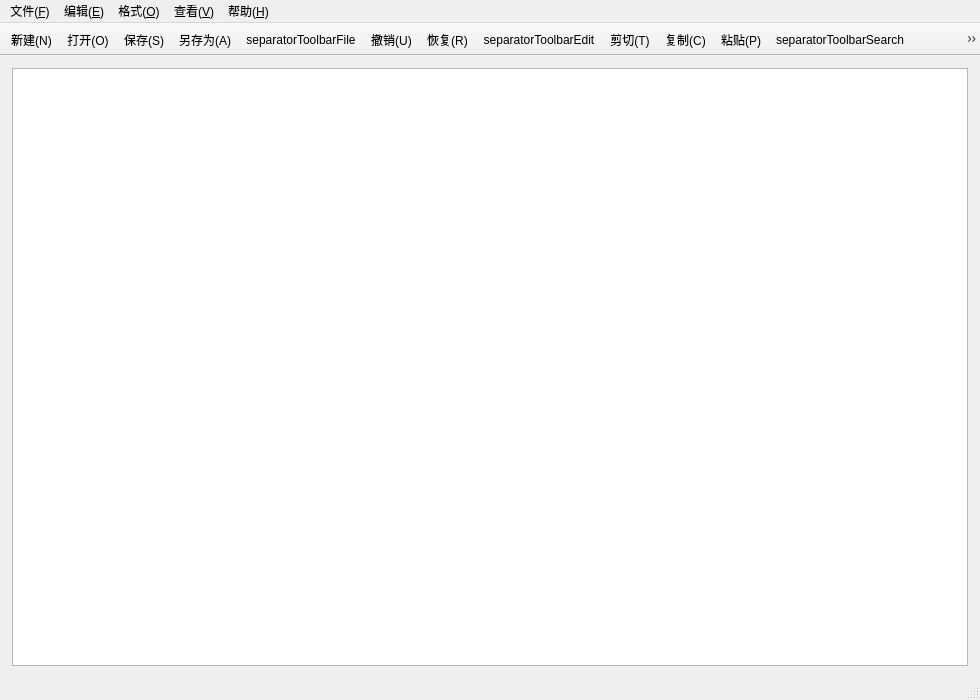
<?xml version="1.0" encoding="UTF-8"?>
<ui version="4.0">
 <class>MainWindow</class>
 <widget class="QMainWindow" name="MainWindow">
  <property name="geometry">
   <rect>
    <x>0</x>
    <y>0</y>
    <width>980</width>
    <height>700</height>
   </rect>
  </property>
  <property name="minimumSize">
   <size>
    <width>640</width>
    <height>480</height>
   </size>
  </property>
  <property name="windowTitle">
   <string>新建文本文件 - 简单文本编辑器</string>
  </property>
  <widget class="QWidget" name="centralwidget">
   <layout class="QVBoxLayout" name="centralLayout">
    <property name="spacing">
     <number>0</number>
    </property>
    <property name="leftMargin">
     <number>12</number>
    </property>
    <property name="topMargin">
     <number>12</number>
    </property>
    <property name="rightMargin">
     <number>12</number>
    </property>
    <property name="bottomMargin">
     <number>12</number>
    </property>
    <item>
     <widget class="CodeEditor" name="editor"/>
    </item>
   </layout>
  </widget>
  <widget class="QMenuBar" name="menubar">
   <property name="geometry">
    <rect>
     <x>0</x>
     <y>0</y>
     <width>980</width>
     <height>24</height>
    </rect>
   </property>
   <widget class="QMenu" name="menuFile">
    <property name="title">
     <string>文件(&amp;F)</string>
    </property>
    <addaction name="actionNew"/>
    <addaction name="actionOpen"/>
    <addaction name="actionSave"/>
    <addaction name="actionSaveAs"/>
    <addaction name="separatorFile"/>
    <addaction name="actionExit"/>
   </widget>
   <widget class="QMenu" name="menuEdit">
    <property name="title">
     <string>编辑(&amp;E)</string>
    </property>
    <addaction name="actionUndo"/>
    <addaction name="actionRedo"/>
    <addaction name="separatorEdit"/>
    <addaction name="actionCut"/>
    <addaction name="actionCopy"/>
    <addaction name="actionPaste"/>
    <addaction name="separatorSearch"/>
    <addaction name="actionFind"/>
    <addaction name="actionReplace"/>
    <addaction name="separatorSelect"/>
    <addaction name="actionSelectAll"/>
   </widget>
   <widget class="QMenu" name="menuFormat">
    <property name="title">
     <string>格式(&amp;O)</string>
    </property>
    <addaction name="actionWordWrap"/>
    <addaction name="actionShowLineNumbers"/>
    <addaction name="separatorFormat"/>
    <addaction name="actionFont"/>
    <addaction name="actionFontColor"/>
    <addaction name="actionTextBackground"/>
    <addaction name="separatorColors"/>
    <addaction name="actionEditorBackground"/>
    <addaction name="separatorAutoSave"/>
    <addaction name="actionAutoSave"/>
   </widget>
   <widget class="QMenu" name="menuView">
    <property name="title">
     <string>查看(&amp;V)</string>
    </property>
    <addaction name="actionToolBar"/>
    <addaction name="actionStatusBar"/>
   </widget>
   <widget class="QMenu" name="menuHelp">
    <property name="title">
     <string>帮助(&amp;H)</string>
    </property>
    <addaction name="actionAbout"/>
   </widget>
   <addaction name="menuFile"/>
   <addaction name="menuEdit"/>
   <addaction name="menuFormat"/>
   <addaction name="menuView"/>
   <addaction name="menuHelp"/>
  </widget>
  <widget class="QToolBar" name="toolBar">
   <property name="windowTitle">
    <string>常用工具</string>
   </property>
   <property name="movable">
    <bool>false</bool>
   </property>
   <property name="toolButtonStyle">
    <enum>Qt::ToolButtonIconOnly</enum>
   </property>
   <attribute name="toolBarArea">
    <enum>TopToolBarArea</enum>
   </attribute>
   <attribute name="toolBarBreak">
    <bool>false</bool>
   </attribute>
   <addaction name="actionNew"/>
   <addaction name="actionOpen"/>
   <addaction name="actionSave"/>
   <addaction name="actionSaveAs"/>
   <addaction name="separatorToolbarFile"/>
   <addaction name="actionUndo"/>
   <addaction name="actionRedo"/>
   <addaction name="separatorToolbarEdit"/>
   <addaction name="actionCut"/>
   <addaction name="actionCopy"/>
   <addaction name="actionPaste"/>
   <addaction name="separatorToolbarSearch"/>
   <addaction name="actionFind"/>
   <addaction name="actionReplace"/>
   <addaction name="separatorToolbarFormat"/>
   <addaction name="actionWordWrap"/>
   <addaction name="actionShowLineNumbers"/>
   <addaction name="actionFontColor"/>
   <addaction name="actionEditorBackground"/>
   <addaction name="separatorToolbarAbout"/>
   <addaction name="actionAbout"/>
  </widget>
  <widget class="QStatusBar" name="statusbar"/>
  <action name="actionNew">
   <property name="text">
    <string>新建(&amp;N)</string>
   </property>
   <property name="shortcut">
    <string>Ctrl+N</string>
   </property>
   <property name="toolTip">
    <string>新建文件 (Ctrl+N)</string>
   </property>
  </action>
  <action name="actionOpen">
   <property name="text">
    <string>打开(&amp;O)</string>
   </property>
   <property name="shortcut">
    <string>Ctrl+O</string>
   </property>
   <property name="toolTip">
    <string>打开文件 (Ctrl+O)</string>
   </property>
  </action>
  <action name="actionSave">
   <property name="text">
    <string>保存(&amp;S)</string>
   </property>
   <property name="shortcut">
    <string>Ctrl+S</string>
   </property>
   <property name="toolTip">
    <string>保存文件 (Ctrl+S)</string>
   </property>
  </action>
  <action name="actionSaveAs">
   <property name="text">
    <string>另存为(&amp;A)</string>
   </property>
   <property name="shortcut">
    <string>Ctrl+Shift+S</string>
   </property>
   <property name="toolTip">
    <string>另存为</string>
   </property>
  </action>
  <action name="actionExit">
   <property name="text">
    <string>退出(&amp;X)</string>
   </property>
   <property name="shortcut">
    <string>Ctrl+Q</string>
   </property>
  </action>
  <action name="actionUndo">
   <property name="text">
    <string>撤销(&amp;U)</string>
   </property>
   <property name="shortcut">
    <string>Ctrl+Z</string>
   </property>
  </action>
  <action name="actionRedo">
   <property name="text">
    <string>恢复(&amp;R)</string>
   </property>
   <property name="shortcut">
    <string>Ctrl+Shift+Z</string>
   </property>
  </action>
  <action name="actionCut">
   <property name="text">
    <string>剪切(&amp;T)</string>
   </property>
   <property name="shortcut">
    <string>Ctrl+X</string>
   </property>
  </action>
  <action name="actionCopy">
   <property name="text">
    <string>复制(&amp;C)</string>
   </property>
   <property name="shortcut">
    <string>Ctrl+C</string>
   </property>
  </action>
  <action name="actionPaste">
   <property name="text">
    <string>粘贴(&amp;P)</string>
   </property>
   <property name="shortcut">
    <string>Ctrl+V</string>
   </property>
  </action>
  <action name="actionFind">
   <property name="text">
    <string>查找(&amp;F)</string>
   </property>
   <property name="shortcut">
    <string>Ctrl+F</string>
   </property>
  </action>
  <action name="actionReplace">
   <property name="text">
    <string>替换(&amp;R)</string>
   </property>
   <property name="shortcut">
    <string>Ctrl+H</string>
   </property>
  </action>
  <action name="actionSelectAll">
   <property name="text">
    <string>全选(&amp;A)</string>
   </property>
   <property name="shortcut">
    <string>Ctrl+A</string>
   </property>
  </action>
  <action name="actionWordWrap">
   <property name="text">
    <string>自动换行(&amp;W)</string>
   </property>
   <property name="checkable">
    <bool>true</bool>
   </property>
   <property name="checked">
    <bool>true</bool>
   </property>
  </action>
  <action name="actionShowLineNumbers">
   <property name="text">
    <string>显示行号(&amp;L)</string>
   </property>
   <property name="shortcut">
    <string>Ctrl+L</string>
   </property>
   <property name="checkable">
    <bool>true</bool>
   </property>
   <property name="checked">
    <bool>true</bool>
   </property>
  </action>
  <action name="actionFont">
   <property name="text">
    <string>字体(&amp;F)...</string>
   </property>
  </action>
  <action name="actionFontColor">
   <property name="text">
    <string>字体颜色(&amp;C)...</string>
   </property>
  </action>
  <action name="actionTextBackground">
   <property name="text">
    <string>字体背景色(&amp;B)...</string>
   </property>
  </action>
  <action name="actionEditorBackground">
   <property name="text">
    <string>编辑器背景色(&amp;G)...</string>
   </property>
  </action>
  <action name="actionAutoSave">
   <property name="text">
    <string>自动保存（30 秒）</string>
   </property>
   <property name="checkable">
    <bool>true</bool>
   </property>
   <property name="checked">
    <bool>true</bool>
   </property>
  </action>
  <action name="actionToolBar">
   <property name="text">
    <string>工具栏(&amp;T)</string>
   </property>
   <property name="checkable">
    <bool>true</bool>
   </property>
   <property name="checked">
    <bool>true</bool>
   </property>
  </action>
  <action name="actionStatusBar">
   <property name="text">
    <string>状态栏(&amp;S)</string>
   </property>
   <property name="checkable">
    <bool>true</bool>
   </property>
   <property name="checked">
    <bool>true</bool>
   </property>
  </action>
  <action name="actionAbout">
   <property name="text">
    <string>关于(&amp;A)</string>
   </property>
  </action>
  <action name="separatorFile">
   <property name="text">
    <string>separatorFile</string>
   </property>
   <property name="separator">
    <bool>true</bool>
   </property>
  </action>
  <action name="separatorEdit">
   <property name="text">
    <string>separatorEdit</string>
   </property>
   <property name="separator">
    <bool>true</bool>
   </property>
  </action>
  <action name="separatorSearch">
   <property name="text">
    <string>separatorSearch</string>
   </property>
   <property name="separator">
    <bool>true</bool>
   </property>
  </action>
  <action name="separatorSelect">
   <property name="text">
    <string>separatorSelect</string>
   </property>
   <property name="separator">
    <bool>true</bool>
   </property>
  </action>
  <action name="separatorFormat">
   <property name="text">
    <string>separatorFormat</string>
   </property>
   <property name="separator">
    <bool>true</bool>
   </property>
  </action>
  <action name="separatorColors">
   <property name="text">
    <string>separatorColors</string>
   </property>
   <property name="separator">
    <bool>true</bool>
   </property>
  </action>
  <action name="separatorAutoSave">
   <property name="text">
    <string>separatorAutoSave</string>
   </property>
   <property name="separator">
    <bool>true</bool>
   </property>
  </action>
  <action name="separatorToolbarFile">
   <property name="text">
    <string>separatorToolbarFile</string>
   </property>
   <property name="separator">
    <bool>true</bool>
   </property>
  </action>
  <action name="separatorToolbarEdit">
   <property name="text">
    <string>separatorToolbarEdit</string>
   </property>
   <property name="separator">
    <bool>true</bool>
   </property>
  </action>
  <action name="separatorToolbarSearch">
   <property name="text">
    <string>separatorToolbarSearch</string>
   </property>
   <property name="separator">
    <bool>true</bool>
   </property>
  </action>
  <action name="separatorToolbarFormat">
   <property name="text">
    <string>separatorToolbarFormat</string>
   </property>
   <property name="separator">
    <bool>true</bool>
   </property>
  </action>
  <action name="separatorToolbarAbout">
   <property name="text">
    <string>separatorToolbarAbout</string>
   </property>
   <property name="separator">
    <bool>true</bool>
   </property>
  </action>
 </widget>
 <customwidgets>
  <customwidget>
   <class>CodeEditor</class>
   <extends>QPlainTextEdit</extends>
   <header>codeeditor.h</header>
  </customwidget>
 </customwidgets>
 <resources>
  <include location="resources/lab2.qrc"/>
 </resources>
 <connections/>
</ui>
